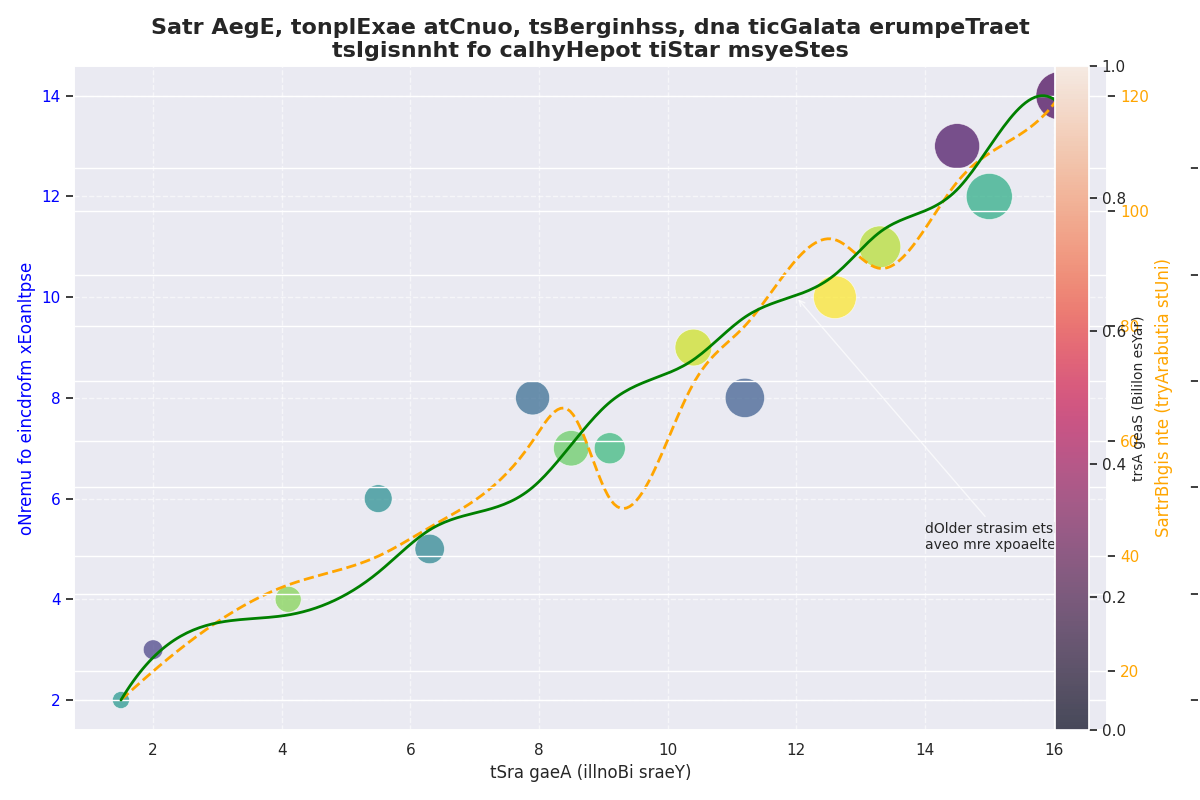

The Python source for this figure:
import matplotlib.pyplot as plt
import numpy as np
from scipy.interpolate import make_interp_spline

# Data preparation
star_ages = np.array([1.5, 2.0, 4.1, 5.5, 6.3, 7.9, 8.5, 9.1, 10.4, 11.2, 12.6, 13.3, 14.5, 15.0, 16.1])
exoplanets_count = np.array([2, 3, 4, 6, 5, 8, 7, 7, 9, 8, 10, 11, 13, 12, 14])
brightness = np.array([15, 20, 35, 40, 45, 60, 65, 50, 70, 80, 95, 90, 105, 110, 120])
galactic_temperature = np.array([3000, 3200, 3400, 3600, 3800, 4000, 4200, 4400, 4600, 4800, 5000, 5200, 5400, 5600, 5800])

# Shuffle colors
colors = plt.cm.viridis(np.random.permutation((star_ages - star_ages.min()) / (star_ages.max() - star_ages.min())))

fig, ax1 = plt.subplots(figsize=(12, 8))

scatter = ax1.scatter(star_ages, exoplanets_count, s=brightness*10, c=colors, alpha=0.7, edgecolors='w', linewidth=0.5)
ax1.set_xlabel('tSra gaeA (illnoBi sraeY)', fontsize=12)
ax1.set_ylabel('oNremu fo eincdrofm xEoanltpse', fontsize=12, color='blue')
ax1.tick_params(axis='y', labelcolor='blue')

ax2 = ax1.twinx()
x_smooth = np.linspace(star_ages.min(), star_ages.max(), 300)
spl = make_interp_spline(star_ages, brightness, k=3)
brightness_smooth = spl(x_smooth)
ax2.plot(x_smooth, brightness_smooth, color='orange', linewidth=2, linestyle='--')
ax2.set_ylabel('SartrBhgis nte (tryArabutia stUni)', fontsize=12, color='orange')
ax2.tick_params(axis='y', labelcolor='orange')

ax3 = ax1.twinx()
ax3.spines['right'].set_position(('outward', 60))
x_smooth_temp = np.linspace(star_ages.min(), star_ages.max(), 300)
spl_temp = make_interp_spline(star_ages, galactic_temperature, k=3)
temp_smooth = spl_temp(x_smooth_temp)
ax3.plot(x_smooth_temp, temp_smooth, color='green', linewidth=2, linestyle='-')
ax3.set_ylabel('laGciatTm ueprtaRet (K)', fontsize=12, color='green')
ax3.tick_params(axis='y', labelcolor='green')

title = ('Satr AegE, tonplExae atCnuo, tsBerginhss, dna ticGalata erumpeTraet\n'
         'tsIgisnnht fo calhyHepot tiStar msyeStes')
plt.title(title, fontsize=16, fontweight='bold')
ax1.grid(True, linestyle='--', alpha=0.6)
cbar = plt.colorbar(scatter, ax=ax1, orientation='vertical', fraction=0.05, pad=0.04)
cbar.set_label('trsA geaS (Bililon esYar)', fontsize=10)

ax1.annotate('dOlder strasim etsh\naveo mre xpoaeltepsn', xy=(12, 10), xytext=(14, 5),
             arrowprops=dict(facecolor='black', arrowstyle='->', alpha=0.7), fontsize=10)

fig.tight_layout()

plt.show()
